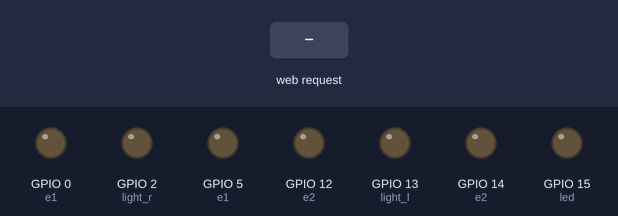
Simulated run of this program. Board: ESP8266 board running MicroPython. Parts: output pins drawn as LEDs (lit = HIGH). Inputs (shaded band) come from the test bench. WiFi joins after 1.5 s.

Above: at 1.2 s.
1.3 s: HTTP request GET /?action=forward received
At 2.1 s:
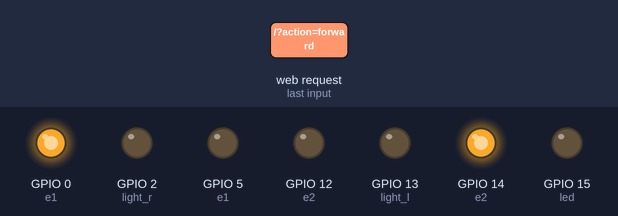
2.8 s: HTTP request GET /?action=left_up received
At 3.2 s:
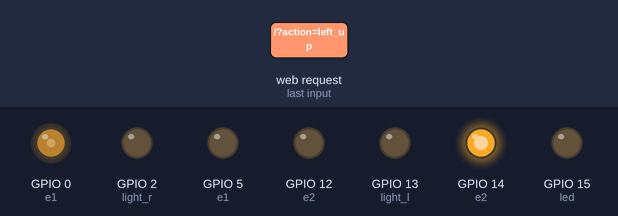
4.3 s: HTTP request GET /?action=right_up received
At 5.5 s:
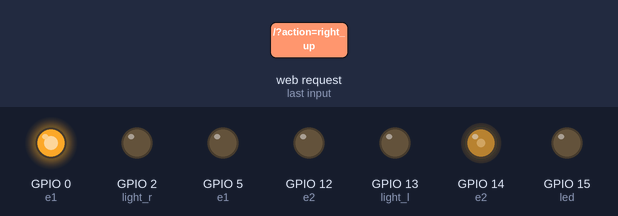
5.8 s: HTTP request GET /?action=left_down received
At 6.7 s:
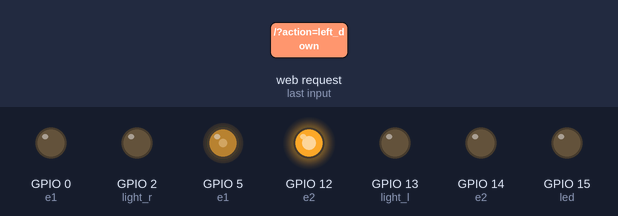
7.3 s: HTTP request GET /?action=right_down received
At 7.8 s:
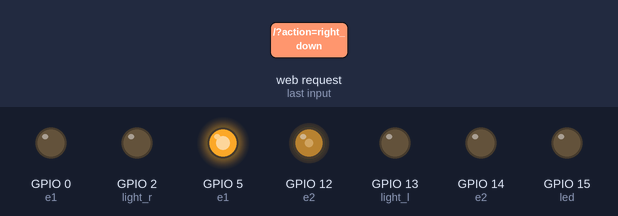
8.8 s: HTTP request GET /?action=backward received
At 10.2 s:
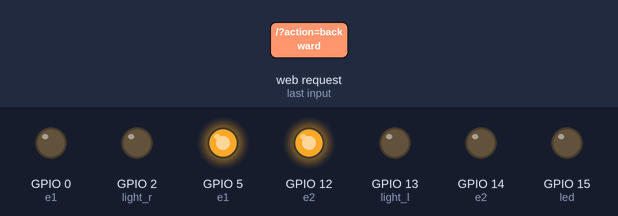
Timing chart, 0 to 11.3 s (numbered marks = the images above; inputs shaded):
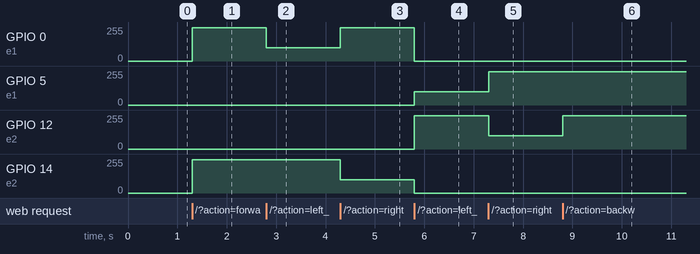

The program:

main.py
```python
import machine
import time
LED_PIN=15
led=machine.Pin(LED_PIN,machine.Pin.OUT)
led.off()
LIGHT_PIN_L=13
light_l=machine.Pin(LIGHT_PIN_L,machine.Pin.OUT)
light_l.off()
LIGHT_PIN_R=2
light_r=machine.Pin(LIGHT_PIN_R,machine.Pin.OUT)
light_r.off()
class engines:
    def __init__(self, machine):
        self.machine = machine
        self.left_first_pin = 0
        self.left_second_pin = 5
        self.right_first_pin = 14
        self.right_second_pin = 12
    def forward(self, duty=1000):
        self.stop()
        e1=machine.PWM(self.machine.Pin(self.left_first_pin),freq=100,duty=duty)
        e2=machine.PWM(self.machine.Pin(self.right_first_pin),freq=100,duty=duty)
    def backward(self, duty=1000):
        self.stop()
        e1=machine.PWM(self.machine.Pin(self.left_second_pin),freq=100,duty=duty)
        e2=machine.PWM(self.machine.Pin(self.right_second_pin),freq=100,duty=duty)
    def left_up(self):
        self.stop()
        e1=machine.PWM(self.machine.Pin(self.left_first_pin), freq=100, duty=400)
        e2=machine.PWM(machine.Pin(self.right_first_pin), freq=100, duty=1000)
    def right_up(self):
        self.stop()
        e1=machine.PWM(self.machine.Pin(self.left_first_pin),freq=100,duty=1000)
        e2=machine.PWM(self.machine.Pin(self.right_first_pin),freq=100,duty=400)
    def left_down(self):
        self.stop()
        e1=machine.PWM(self.machine.Pin(self.left_second_pin), freq=100, duty=400)
        e2=machine.PWM(machine.Pin(self.right_second_pin), freq=100, duty=1000)
    def right_down(self):
        self.stop()
        e1=machine.PWM(self.machine.Pin(self.left_second_pin),freq=100,duty=1000)
        e2=machine.PWM(self.machine.Pin(self.right_second_pin),freq=100,duty=400)
    def stop(self):
        machine.PWM(self.machine.Pin(self.left_first_pin),freq=0,duty=0)
        machine.PWM(self.machine.Pin(self.right_second_pin),freq=0,duty=0)
        machine.PWM(self.machine.Pin(self.left_second_pin),freq=0,duty=0)
        machine.PWM(self.machine.Pin(self.right_first_pin),freq=0,duty=0)
E=engines(machine)
try:
    import usocket as socket
except:
    import socket
CONTENT = b"""\
HTTP/1.0 200 OK
Hello #%d
"""
CONTENT = b"""\
HTTP/1.0 200 OK
Content-Type: text/html\n\r
<html>
  <script src="http://ajax.googleapis.com/ajax/libs/jquery/2.1.4/jquery.min.js" type="text/javascript" charset="utf-8">
  </script>
<head>
<script type="text/javascript">
var DEVICE_URL = 'http://%s'
function iotAction(action){
    if(action=='change_led'){
        if(document.getElementById('led_value').value==1){
            action='led_off'
            document.getElementById('led_value').value=0
            document.getElementById('led_control').style.backgroundImage="url('https://raw.githubusercontent.com/dgolak/esp8266/master/images/alarm_off.jpg')"
        }else if(document.getElementById('led_value').value==0){
            action='led_on'
            document.getElementById('led_value').value=1
            document.getElementById('led_control').style.backgroundImage="url('https://raw.githubusercontent.com/dgolak/esp8266/master/images/alarm_on.jpg')"
        }else{
            action="led_on"
        }
    }
    if(action=='change_light'){
        if(document.getElementById('light_value').value==1){
            action='light_off'
            document.getElementById('light_value').value=0
            document.getElementById('light_control').style.backgroundImage="url('https://raw.githubusercontent.com/dgolak/esp8266/master/images/light_off.jpg')"
        }else if(document.getElementById('light_value').value==0){
            action='light_on'
            document.getElementById('light_value').value=1
            document.getElementById('light_control').style.backgroundImage="url('https://raw.githubusercontent.com/dgolak/esp8266/master/images/light_on.jpg')"
        }else{
            action="light_on"
        }
    }
    var requestURL = DEVICE_URL + "/?action="+action
    $.get (requestURL)
}
</script>
<style>
#container{
    width:800px;
    height:1300px;
    background-image:url("https://raw.githubusercontent.com/dgolak/esp8266/master/images/navi2.png");
    background-position:40px 110px;
    background-size:720px;
    background-repeat: no-repeat;
    -webkit-user-select: none;
    padding-top:100px;
}
button{
    background-color:transparent;
    border-color:transparent;
    border:0px solid red
}
</style>
</head>
<center>
<div id="container">
<table cellpadding="0" cellspacing="0">
<tr>
<td style="padding-left:130px;" colspan="3">
<button style="width:440px;height:150px" ontouchstart="iotAction('forward')" ontouchend="iotAction('stop')"/>
</td>
</tr>
<tr>
<td><button style="width:180px;height:190px" ontouchstart="iotAction('left_up')" ontouchend="iotAction('stop')"/></td>
<td rowspan="2"><button style="width:350px;height:370px" ontouchstart="iotAction('stop')" ontouchend="iotAction('stop')"/></td>
<td><button style="width:180px;height:190px" ontouchstart="iotAction('right_up')" ontouchend="iotAction('stop')"/></td>
</tr>
<tr>
<td><button style="width:180px;height:220px" ontouchstart="iotAction('left_down')" ontouchend="iotAction('stop')"/></td>
<td><button style="width:180px;height:220px" ontouchstart="iotAction('right_down')" ontouchend="iotAction('stop')"/></td>
</tr>
<tr>
<td style="padding-left:130px;" colspan="3">
<button style="width:440px;height:150px" ontouchstart="iotAction('backward')" ontouchend="iotAction('stop')"/>
</td>
</tr>
</table>
<br/><br/>
<table>
<tr>
<td>
<input type="hidden" id="light_value" value="0"/>
<button id="light_control" style="width:200px;height:200px;background-image:url('https://raw.githubusercontent.com/dgolak/esp8266/master/images/light_off.jpg');background-size:200px;"" ontouchstart="iotAction('change_light')"></button>
</td>
<td>
<input type="hidden" id="led_value" value="0"/>
<button id="led_control" style="margin-left:20px;width:200px;height:200px;background-image:url('https://raw.githubusercontent.com/dgolak/esp8266/master/images/%s');background-size:200px;"" ontouchstart="iotAction('change_led')"></button>
</td>
</tr>
</table>
</div>
</center>
</html>
"""

def main(E,micropython_optimize=False):
    s = socket.socket()
    ai = socket.getaddrinfo("172.20.10.10", 80)
    addr = ai[0][-1]
    s.setsockopt(socket.SOL_SOCKET, socket.SO_REUSEADDR, 1)
    s.bind(addr)
    s.listen(5)
    while True:
        res = s.accept()
        client_sock=res[0]
        if not micropython_optimize:
            client_stream = client_sock.makefile("rwb")
        else:
            client_stream = client_sock
        req = client_stream.readline()
        get = req.split()[1].decode('utf-8')
        if get == '/?action=forward':
            E.forward()
        elif get == '/?action=left_up':
            E.left_up()
        elif get == '/?action=right_up':
            E.right_up()
        elif get == '/?action=left_down':
            E.left_down()
        elif get == '/?action=right_down':
            E.right_down()
        elif get == '/?action=backward':
            E.backward()
        elif get == '/?action=stop':
            E.stop()
        elif get == '/?action=led_on':
            led.on()
        elif get == '/?action=led_off':
            led.off()
        elif get == '/?action=light_on':
            light_l.on()
            light_r.on()
        elif get == '/?action=light_off':
            light_l.off()
            light_r.off()
        else:
            pass
        while True:
            h = client_stream.readline()
            if h == b"" or h == b"\r\n":
                break
        if led.value() == 1:
            led_icon="alarm_on.jpg"
        else:
            led_icon = "alarm_off.jpg"
        client_stream.write(CONTENT % (wlan.ifconfig()[0],led_icon))
        client_stream.close()
        if not micropython_optimize:
            client_sock.close()
main(E)
```

boot.py
```python
import esp
#esp.osdebug(None)
import gc
import network

#network connection
wlan = network.WLAN(network.STA_IF)
wlan.active(True)
wlan.connect('WIFI_NAME','WIFI_PASSWORD')
ifcfg = wlan.ifconfig()

#webrepl
import webrepl
webrepl.start()
gc.collect()
```

Measured:
- after the input at 1.3 s, GPIO 0 (e1), GPIO 14 (e2): 0/255 → 249/255 at once
- after the input at 2.8 s, GPIO 0 (e1): 249/255 → 100/255 at once
- after the input at 4.3 s, GPIO 0 (e1): 100/255 → 249/255 at once; GPIO 14 (e2): 249/255 → 100/255 at once
- after the input at 5.8 s, GPIO 0 (e1): 249/255 → 0/255 at once; GPIO 5 (e1): 0/255 → 100/255 at once; GPIO 12 (e2): 0/255 → 249/255 at once; GPIO 14 (e2): 100/255 → 0/255 at once
- after the input at 7.3 s, GPIO 5 (e1): 100/255 → 249/255 at once; GPIO 12 (e2): 249/255 → 100/255 at once
- after the input at 8.8 s, GPIO 12 (e2): 100/255 → 249/255 at once
